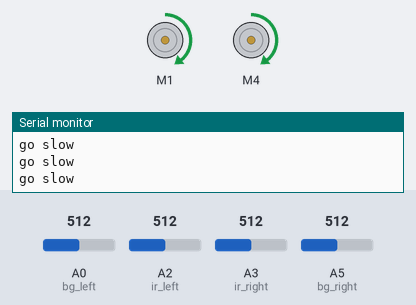
The sketch below on a simulated Arduino Uno, built with avr-gcc and run on an emulated ATmega328P. Shown: 2 × DC motor (green arrow = forward, orange = backward, longer = faster), the last lines printed to the serial monitor. The test bench sets the inputs (shaded band); at power-on: A0 (bg_left) = 512, A2 (ir_left) = 512, A5 (bg_right) = 512, A3 (ir_right) = 512.

Above: at 1.2 s.
1.3 s: A0 (bg_left) set to 493
At 2.5 s:
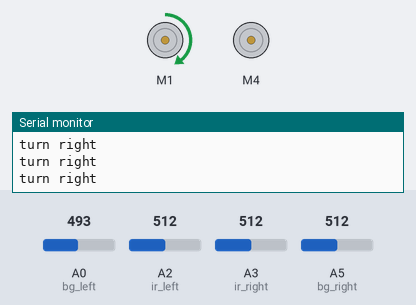
2.8 s: A2 (ir_left) set to 490
At 3.9 s:
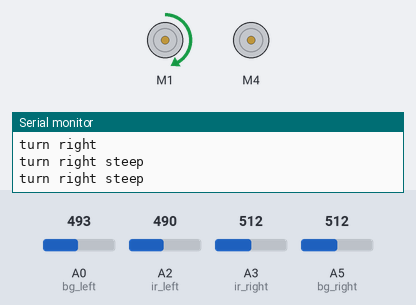
4.3 s: A5 (bg_right) set to 493
At 5.6 s:
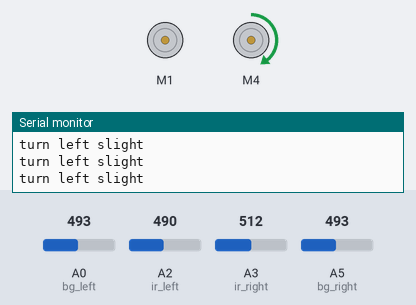
5.9 s: A5 (bg_right) set to 510
At 7.1 s:
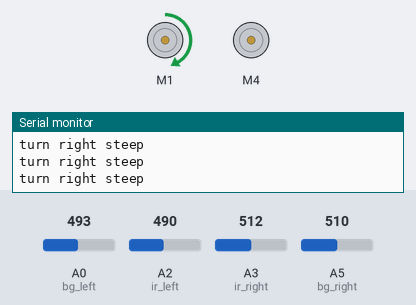
7.4 s: A5 (bg_right) set to 490
At 9.0 s:
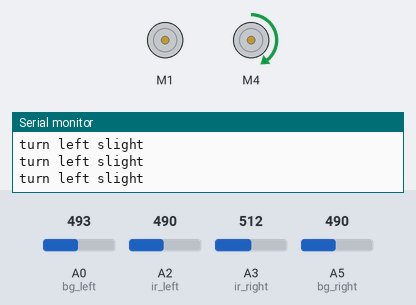
Timing chart, 0 to 10.0 s (numbered marks = the images above; inputs shaded):
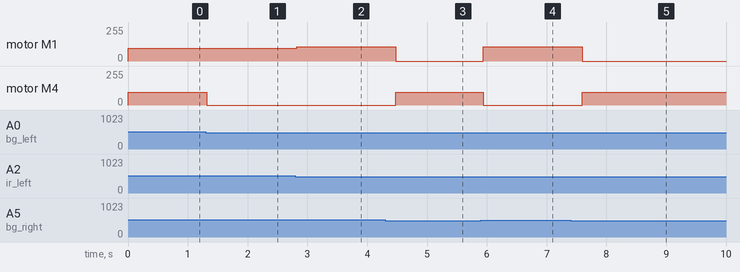

Measured:
- the behaviour switches between 501 and 500 on A0 (bg_left) (found by bisection; images 0 and 1)
- the behaviour switches between 501 and 500 on A5 (bg_right) (found by bisection; images 2 and 3)
- after the input at 1.3 s, motor M4: forward 97/255 → stopped at once
- after the input at 2.8 s, motor M1: forward 97/255 → forward 107/255 at once
- after the input at 4.3 s, motor M1: forward 107/255 → stopped after 0.17 s; motor M4: stopped → forward 97/255 after 0.17 s
- after the input at 5.9 s, motor M1: stopped → forward 107/255 at once; motor M4: forward 97/255 → stopped at once
- after the input at 7.4 s, motor M1: forward 107/255 → stopped after 0.19 s; motor M4: stopped → forward 97/255 after 0.19 s

The sketch:

linedetect.ino
```cpp
#include <AFMotor.h>

/*
This is a line following robot car using Adafruit motor shield and 4 line detecting sensors. Motor speed ranges between 0 to 255 rpm.

Sensors are set in the following format in the front of the car: rightBackgroundDetector | rightMiddleLineDetector | leftMiddleLineDetector | leftBackgroundDetector

This code will assume you are starting on a white background with black line; then moving into black background with white line; and when it reach to the end with all white strip it will stop.

You can set the following variables:

MAX_SPEED 107 //Maximum speed of motor
MIN_SPEED 0 //Minimum speed of motor
TURN_SPEED 97 //Turning speed of motor

THRESHOLD 500 //Threshold to detect the line sensor, greater than 500 means it detected black line.

bg_right A5 //Port for right background detector

ir_right A3 //port for middle right line detector
ir_left A2 //port for middle left line detector
bg_left A0 //port for left background detector

got questions? twitter @ranchmobile

*/

#include <AFMotor.h>

#define MAX_SPEED 107
#define MIN_SPEED 0

#define TURN_SPEED 97

#define THRESHOLD 500

#define bg_right A5
#define ir_right A3
#define ir_left A2
#define bg_left A0

AF_DCMotor motor1(1, MOTOR12_1KHZ);
AF_DCMotor motor2(4, MOTOR12_1KHZ);

boolean leftFlag = false;
boolean rightFlag = false;
boolean bgLeftFlag = false;
boolean bgRightFlag = false;

int leftSpeed = 0;
int rightSpeed = 0;

boolean isInBlackBackground = false;

boolean isRobotStarted = false;
boolean isStop = false;

void setup() {

  Serial.begin(9600);

  pinMode(ir_left, INPUT);
  pinMode(ir_right, INPUT);
  pinMode(bg_left, INPUT);
  pinMode(bg_right, INPUT);

  leftSpeed = TURN_SPEED;
  rightSpeed = TURN_SPEED;

}

void loop() {

	checkStatus();

	if(!isStop)
	{
		//Serial.println("Running ... ");

		if(isInBlackBackground)
		{
			followLineOnBlackBG();
		}
		else
		{
			followLineOnWhiteBG();
		}
	}
	else
	{
		halt();
	}

	delay(50);

}

void checkStatus()
{
	bgLeftFlag = isBackgroundLeftDetectorOnBlack();
  	bgRightFlag = isBackgroundRightDetectorOnBlack();
  	leftFlag = isMiddleLeftDetectorOnBlack();
  	rightFlag = isMiddleRightDetectorOnBlack();

  	isInBlackBackground = isBlackBackground();

  	if(!isRobotStarted)
  	{
  		isRobotStarted = isStartDetected();
  	}

  	if(!isStop)
  	{
  		isStop = isStopDetected();
  	}
}

boolean isStartDetected()
{
	return true;
	/*
  	if(bgLeftFlag && bgRightFlag && leftFlag && rightFlag)
  	{
  		return true;
  	}
  	else
  	{
  		return false;
  	}
  	*/
}

boolean isStopDetected()
{
	if(!isInBlackBackground)
	{
		return false;
	}

  	if((!bgLeftFlag) && (!bgRightFlag) && (!leftFlag) && (!rightFlag))
  	{
  		return true;
  	}
  	else
  	{
  		return false;
  	}

}

boolean isBlackBackground(){
	if(!isInBlackBackground)
	{
	  	if(bgLeftFlag && bgRightFlag && ( (!leftFlag) || (!rightFlag)))
	  	{
	  		isInBlackBackground = true;
	  	}
	}

	return isInBlackBackground;
}

void speedSet(int left, int right)
{
	motor1.setSpeed(left);
    motor2.setSpeed(right);
}

//Follow on White background
void followLineOnWhiteBG()
{
	if(isSteepLeftTurnOnWhiteBG())
	{
		turnLeftSteep();
	}
	else if(isSteepRightTurnOnWhiteBG())
	{
		turnRightSteep();
	}
	else if (isLeftTurnOnWhiteBG())
	{
		turnLeft();
	}
	else if (isRightTurnOnWhiteBG())
	{
		turnRight();
	}
	else if (isSlightLeftTurnOnWhiteBG())
	{
		turnLeftSlight();
	}
	else if (isSlightRightTurnOnWhiteBG())
	{
		turnRightSlight();
	}
	else if (isStrightOnWhiteBG())
	{
		goSlow();//goStright();
	}
	else
	{
		goSlow();
	}
}

//Follow on Black background
void followLineOnBlackBG()
{
	if(isSteepLeftTurnOnBlackBG())
	{
		turnLeftSteep();
	}
	else if(isSteepRightTurnOnBlackBG())
	{
		turnRightSteep();
	}
	else if (isLeftTurnOnBlackBG())
	{
		turnLeft();
	}
	else if (isRightTurnOnBlackBG())
	{
		turnRight();
	}
	else if (isSlightLeftTurnOnBlackBG())
	{
		turnLeftSlight();
	}
	else if (isSlightRightTurnOnBlackBG())
	{
		turnRightSlight();
	}
	else if (isStrightOnBlackBG())
	{
		goSlow();
	}
	else
	{
		goSlow();
	}
}

boolean isSteepLeftTurnOnWhiteBG()
{
	boolean steepTurn = false;

	if((!bgRightFlag) && (!rightFlag) && (leftFlag && bgLeftFlag))
	{
		steepTurn = true;
	}
	else if((!bgRightFlag) && (!rightFlag) && (!leftFlag) && bgLeftFlag)
	{
		steepTurn = true;
	}
	return steepTurn;
}

boolean isLeftTurnOnWhiteBG()
{
	return ((!bgRightFlag) && (rightFlag && leftFlag && bgLeftFlag));
}

boolean isSteepRightTurnOnWhiteBG()
{
	boolean steepTurn = false;
	if((!bgLeftFlag) && (!leftFlag) && (rightFlag && bgRightFlag))
	{
		steepTurn = true;
	}
	else if((!bgLeftFlag) && (!leftFlag) && (!rightFlag) && bgRightFlag)
	{
		steepTurn = true;
	}
	return steepTurn;
}

boolean isRightTurnOnWhiteBG()
{
	return ((!bgLeftFlag) && (rightFlag && leftFlag && bgRightFlag ));
}

boolean isSlightLeftTurnOnWhiteBG()
{
	return ((!bgLeftFlag) && (!leftFlag) && rightFlag && (!bgRightFlag));
}

boolean isSlightRightTurnOnWhiteBG()
{
	return ((!bgLeftFlag) && leftFlag && (!rightFlag) && (!bgRightFlag));
}

boolean isStrightOnWhiteBG()
{
	return (leftFlag && rightFlag);
}

boolean isSteepLeftTurnOnBlackBG()
{
	boolean steepTurn = false;
	if((bgRightFlag) && (rightFlag) && (!leftFlag && !bgLeftFlag))
	{
		steepTurn = true;
	}
	else if((bgRightFlag) && (rightFlag) && (leftFlag) && !bgLeftFlag)
	{
		steepTurn = true;
	}
	return steepTurn;
}

boolean isLeftTurnOnBlackBG()
{
	return ((bgRightFlag) && (!rightFlag && !leftFlag && !bgLeftFlag));
}

boolean isSteepRightTurnOnBlackBG()
{
	boolean steepTurn = false;
	if((bgLeftFlag) && (leftFlag) && (!rightFlag && !bgRightFlag))
	{
		steepTurn = true;
	}
	else if((bgLeftFlag) && (leftFlag) && (rightFlag) && !bgRightFlag)
	{
		steepTurn = true;
	}
	return steepTurn;
}

boolean isRightTurnOnBlackBG()
{
	return ((bgLeftFlag) && (!rightFlag && !leftFlag && !bgRightFlag ));
}

boolean isSlightLeftTurnOnBlackBG()
{
	return ((bgLeftFlag) && (leftFlag) && !rightFlag && (bgRightFlag));
}

boolean isSlightRightTurnOnBlackBG()
{
	return ((bgLeftFlag) && !leftFlag && (rightFlag) && (bgRightFlag));
}

boolean isStrightOnBlackBG()
{
	return (!leftFlag && !rightFlag);
}


boolean isMiddleLeftDetectorOnBlack(){

  int sensorValue = analogRead(ir_left);
  if (sensorValue > THRESHOLD){
    return true;    //return true for black
  } else{
    return false;
  }

}

boolean isMiddleRightDetectorOnBlack(){

  int sensorValue = analogRead(ir_right);

  if (sensorValue > THRESHOLD){
    return true;    //return true for black
  } else{
    return false;
  }

}


boolean isBackgroundLeftDetectorOnBlack(){

  int sensorValue = analogRead(bg_left);

  if (sensorValue > THRESHOLD){
    return true;    //return true for black
  } else{
    return false;
  }

}

boolean isBackgroundRightDetectorOnBlack(){
  int sensorValue = analogRead(bg_right);

  if (sensorValue > THRESHOLD){
    return true;    //return true for black
  } else{
    return false;
  }

}

void goStright(){

  Serial.println("go straight ");
  speedSet(MAX_SPEED,MAX_SPEED);
  motor1.run(FORWARD);
  motor2.run(FORWARD);
  delay(250);
}

void goSlow(){

  Serial.println("go slow ");
  speedSet(TURN_SPEED,TURN_SPEED);
  motor1.run(FORWARD);
  motor2.run(FORWARD);
}

void turnLeft(){

  Serial.println("turn left ");
  speedSet(MIN_SPEED,TURN_SPEED);
  motor2.run(FORWARD);
  delay(250);
}

void turnRight(){

  Serial.println("turn right ");
  speedSet(TURN_SPEED,MIN_SPEED);
  motor1.run(FORWARD);
    delay(250);
}

void turnLeftSlight(){

  Serial.println("turn left slight");
  speedSet(MIN_SPEED,TURN_SPEED);
  motor2.run(FORWARD);
}

void turnRightSlight(){

  Serial.println("turn right slight");
  speedSet(TURN_SPEED,MIN_SPEED);
  motor1.run(FORWARD);
}

void turnLeftSteep(){

  Serial.println("turn left steep");
  speedSet(MIN_SPEED,MAX_SPEED);
  motor2.run(FORWARD);
  delay(500);
}

void turnRightSteep(){

  Serial.println("turn right steep");
  speedSet(MAX_SPEED,MIN_SPEED);
  motor1.run(FORWARD);
  delay(500);
}

void reverse(){

  Serial.println("reverse ");
  motor1.run(BACKWARD);
  motor2.run(BACKWARD);
}

void halt(){

  Serial.println("STOP");
  motor1.run(RELEASE);
  motor2.run(RELEASE);
}
```
